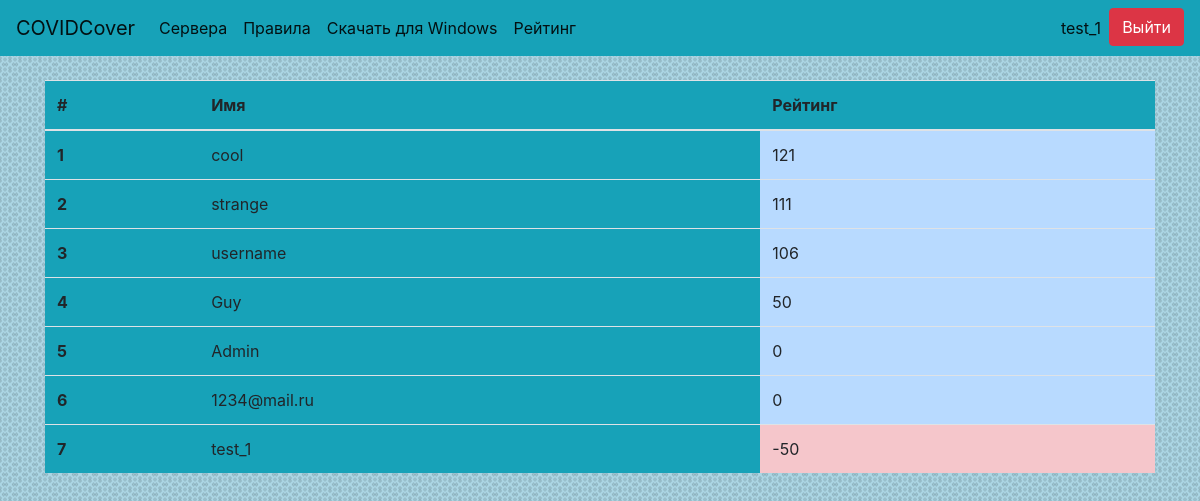
/get_leaderboard (signed in), run on the app's committed database.
### website/data/user.py (models this page shows, shortened)
class User(SqlAlchemyBase, UserMixin, SerializerMixin):
    __tablename__ = 'users'
    id = Column(Integer, primary_key=True, autoincrement=True, unique=True)
    email = Column(String, unique=True)
    username = Column(String, unique=True)
    hashed_password = Column(String, unique=False)
    token = Column(String, default=lambda: str(uuid4()), unique=True)
    privilege = Column(Integer, ForeignKey('privileges.id'), default=2, unique=False)
    order = relation('Order', back_populates='user')
    privilege_obj = relation('Privilege')
    score = Column(Integer, default=0, unique=False)
    role = Column(String, unique=False, default='', nullable=True)

### website/main.py (the view)
@app.route('/get_leaderboard')
def get_leaderboard():
    if current_user.is_authenticated:
        session = create_session()
        users = session.query(User).order_by(User.score.desc())
        return render_template('leaderboard.html', title='Leaderboard', users=users)
    else:
        abort(404)

### website/data/db_session.py (called while the page is built)
def create_session():
    global __factory
    return __factory()

### website/main.py (called while the page is built)
@login_manager.user_loader
def load_user(user_id):
    session = create_session()
    return session.query(User).get(user_id)

### website/templates/leaderboard.html
{% extends 'base.html' %}
{% block body %}
<div>
    <table class="table bg-info">
        <thead>
            <tr>
                <th scope="col">#</th>
                <th scope="col">Имя</th>
                <th scope="col">Рейтинг</th>
            </tr>
        </thead>
    <tbody>
        {% for user in users %}
        <tr>
            <th scope="row">{{ loop.index }}</th>
            <td>{{ user.username }}</td>
            {% if user.score >= 0 %}
            <td class="table-primary">{{ user.score }}</td>
            {% else %}
            <td class="table-danger">{{ user.score }}</td>
            {% endif %}
        </tr>
        {% endfor %}
    </tbody>
    </table>
</div>
{% endblock %}

### website/templates/base.html (shortened to what this page needs)
<!DOCTYPE html>
<html lang="ru">
<head>
    <link rel="stylesheet" href="https://stackpath.bootstrapcdn.com/bootstrap/4.4.1/css/bootstrap.min.css">
    <link rel="stylesheet" href="/static/css/styles.css">
</head>
<body class="bg">
    <header>
<nav class="navbar navbar-expand-lg navbar-light bg-info">
  <a class="navbar-brand" href="/">COVIDCover</a>
  <div class="collapse navbar-collapse" id="navbarSupportedContent">
    <ul class="navbar-nav mr-auto">
            {% if current_user.is_authenticated %}
      <li class="nav-item active">
        <a class="nav-link" href="/monitor_servers">Сервера</a>
      </li>
        {% endif %}
<li class="nav-item active">
        <a class="nav-link" href="/rules" role="button">Правила</a>
      </li>
        <li class="nav-item active">
        <a class="nav-link" href="/static/installer.exe" role="button">Скачать для Windows</a>
      </li>
            {% if current_user.is_authenticated %}
        <li class="nav-item active">
        <a class="nav-link" href="/get_leaderboard" role="button">Рейтинг</a>
      </li>
        {% endif %}
    </ul>
    <ul class="navbar-nav">
    {% if current_user.is_authenticated %}
      <li class="nav-item active">
          <a class="nav-link disabled" href="/logout">{{ current_user.username }}</a>
      </li>
        <li class="nav-item active">
          <a class="btn btn-danger" href="/logout">Выйти</a>
      </li>
          {% else %}
        <li class="nav-item">
            <a class="btn btn-primary " href="/register">Зарегистрироваться</a>
            <a class="btn btn-success" href="/login">Войти</a>
        </li>
    {% endif %}
    </ul>
  </div>
</nav>
    </header>
    <div>
    <main role="main" class="container">
        <br>
        {% block body %}{% endblock %}
    </main>
    </div>
</body>
</html>

### website/static/css/styles.css (style rules this page uses)
.bg { background-image: url("/static/img/fon.png"); background-position: center; background-repeat: repeat; }

### data on the page
User: username "test_1", score "-50"
User: username "cool", score "121"
User: username "strange", score "111"
User: username "username", score "106"
User: username "Guy", score "50"
User: username "Admin", score "0"
User: username "1234@mail.ru", score "0"
